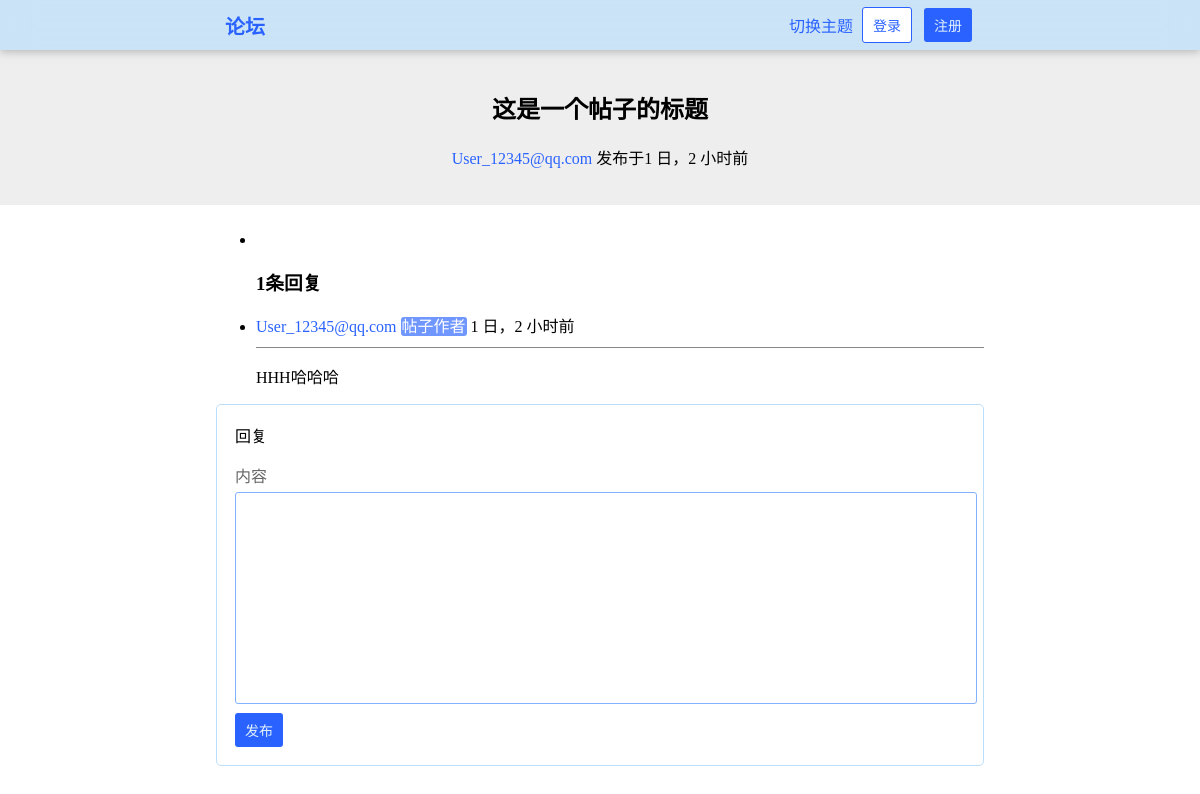
Before: /post/1/ with the older database file.
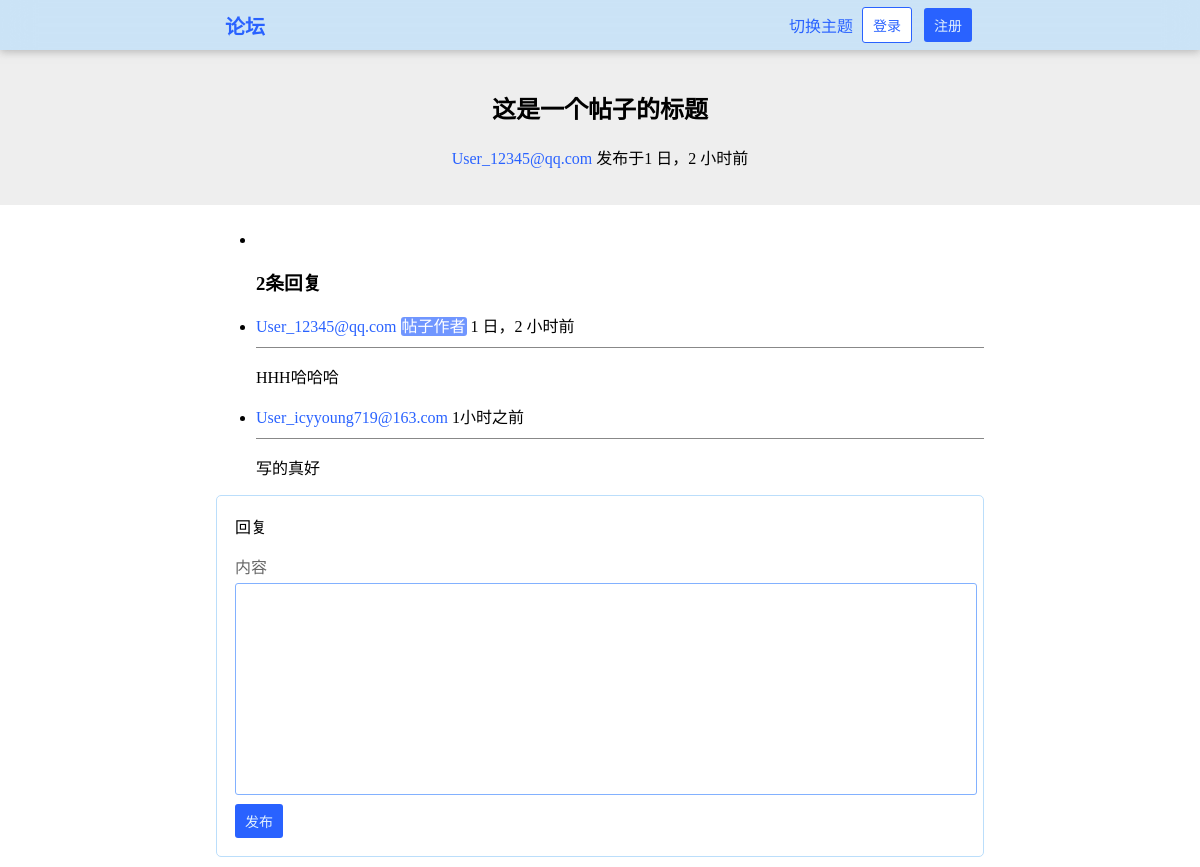
After: the same page with the newer database file.
### HustRava_app/models.py (models this page shows, shortened)
class Comment(models.Model):
    content = models.TextField()
    created_at = models.DateTimeField(auto_now_add=True)
    author = models.ForeignKey('User', on_delete = models.CASCADE, related_name = "comments")
    post = models.ForeignKey('Post', on_delete = models.CASCADE, related_name = "comments")
    like_nums = models.IntegerField(default = 0)

class User(models.Model):
    name = models.CharField(max_length=30,blank=True)
    email = models.EmailField(unique=True)
    password = models.CharField(max_length=30)
    created_at = models.DateTimeField(auto_now_add=True)
    bio = models.TextField(max_length = 100, blank=True)
    def __str__(self):
        return self.name

### HustRava_app/views.py (the view)
# urls.py: path('post/<int:post_id>/', views.post, name="post"),                   # 帖子 GET
def post(request, post_id):
    try:
        post = Post.objects.get(id = post_id)
    except:
        raise Http404("帖子pos不存在")
    if "logged_in_user" in request.session:
        return render(request, 'post.html', {
            "post": post,
            "comments": Comment.objects.filter(post = post_id),
            "logged_in_user": request.session["logged_in_user"],
            "logged_in_user_email": request.session["logged_in_user_email"]
        })
    else:
        return render(request, 'post.html', {
            "post": post,
            "comments": Comment.objects.filter(post = post_id)
        })

### HustRava_app/templates/post.html (shortened to what this page needs)
{% load humanize %}
{% load static %}
<!DOCTYPE html>
<html>
    <head>
        <link rel="stylesheet" type="text/css" href="{% static 'style.css' %}" />
        <link rel="stylesheet" type="text/css" href="{% static 'style-forum.css' %}" />
        <link rel="stylesheet" type="text/css" href="{% static 'style-dark.css' %}" />
    </head>
    <body>
        <header class="header">
            <a href="/" class="a-button header-title">论坛</a>
            {% if logged_in_user %}
                <div class="dropdown">
                    <button class="button-dropdown">{{ logged_in_user }}</button>
                    <div class="dropdown-content">
                        <ul>
                            <li><a href="/user/{{ logged_in_user_email }}"><div>个人主页</div></a></li>
                            <li><a href="/settings/"><div>设置</div></a></li>
                            <li><a onclick="toggle_theme()"><div>切换主题</div></a></li>
                            <div class="hr" style="margin: 4% 3px;"></div>
                            <li><a href="/logout/"><div class="logout-button">退出登录</div></a></li>
                        </ul>
                    </div>
                </div>
            {% else %}
                <a onclick="toggle_theme()" style="cursor: pointer;">切换主题</a>
                <a href="/login/" class="a-button"><button class="button-white">登录</button></a>
                <a href="/register/" class="a-button"><button>注册</button></a>
            {% endif %}
        </header>
        <div id="main">
            <div class="banner">
                <h2>{{ post.title }}</h2>
                <p>
                    <a href="/user/{{ post.author.email }}">{{ post.author }}</a> <span title="{{ post.created_at }}">发布于{{ post.created_at|naturaltime }}</span>
                </p>
            </div>
            <div class="content">
                <ul class="post-list">
                    <li>
                    </li>
                    <h3>{{ comments|length }}条回复</h3>
                    {% for comment in comments %}
                        <li>
                            <a href="/user/{{ comment.author.email }}">{{ comment.author.name }}</a>
                            {% if comment.author == post.author %}
                                <span class="text-blue">帖子作者</span>
                            {% endif %}
                            <span title="回复于{{ comment.created_at }}">{{ comment.created_at|naturaltime }}</span>
                            <div class="hr"></div>
                            {{ comment.content|linebreaks }}
                        </li>
                    {% endfor %}
                </ul>
                <form action="comment/" method="post">
                    <p style="margin-top: 0;">回复</p>
                    <label for="content">内容</label>
                    <textarea type="text" name="content" id="content" maxlength="4096"></textarea>
                    <input type="submit" value="发布" />
                </form>
            </div>
        </div>
    </body>
</html>

Changed rows visible on the page:
added Comment: author.name "User_icyyoung719@163.com", created_at "1小时之前", content "写的真好"
Other visible differences:
{{ comments|length }}: "1" → "2"
